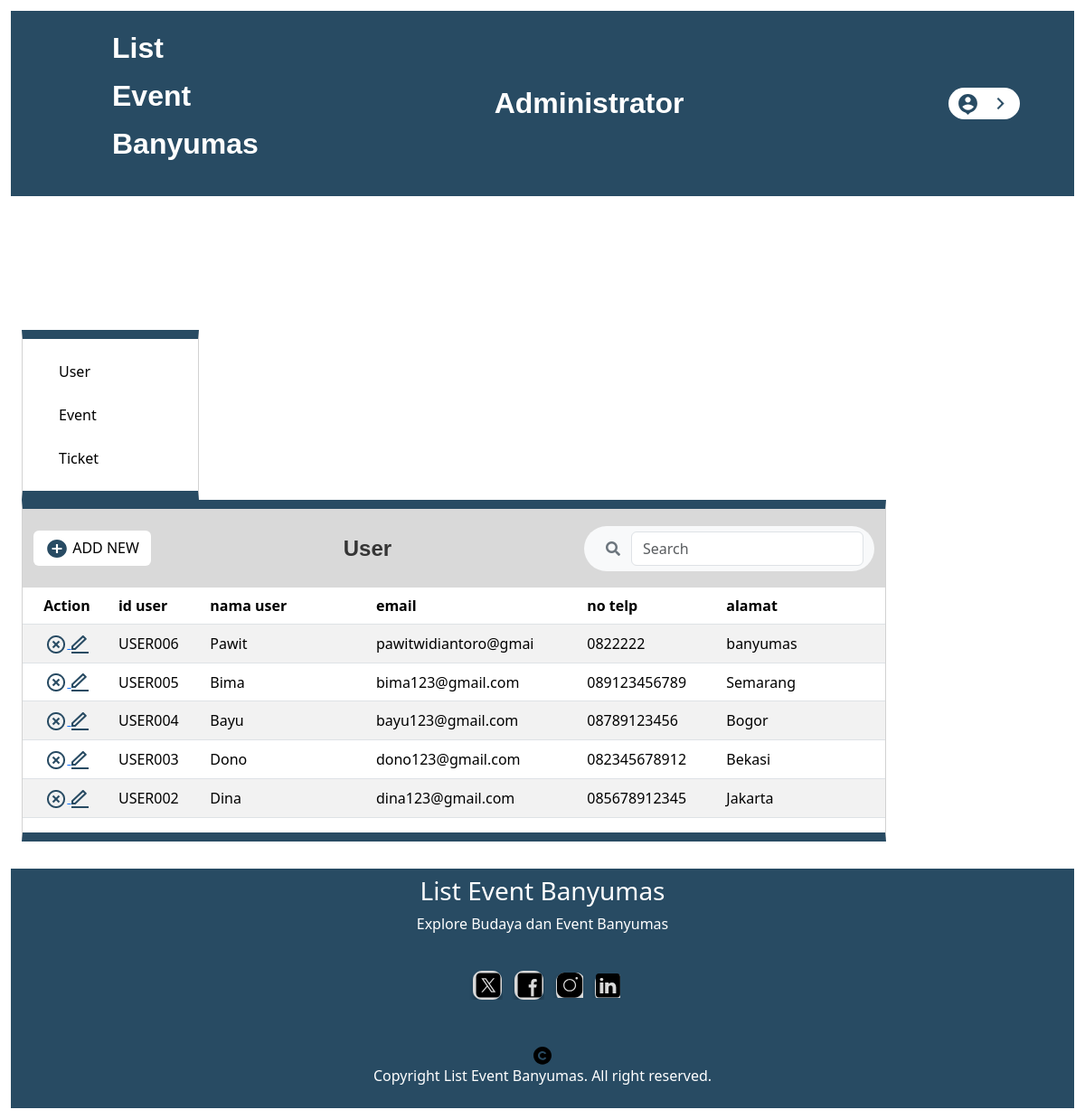
/admin_user.php (signed in), run on the app's committed database.
### tables this page shows
CREATE TABLE `user` (
  `id_user` varchar(8) NOT NULL,
  `nama_user` varchar(30) DEFAULT NULL,
  `email` varchar(20) DEFAULT NULL,
  `no_telp` varchar(15) DEFAULT NULL,
  `password` varchar(20) DEFAULT NULL,
  `alamat` varchar(30) DEFAULT NULL
);

### pungsi.php (called while the page is built, shortened)
<?php
$conn = mysqli_connect("localhost", "root", "", "db_list_event");
function query($query){
    global $conn;
    $result = mysqli_query($conn, $query);
    $rows = [];
    while($row = mysqli_fetch_assoc($result)){
        $rows[] = $row;
    }
    return $rows;
}
?>

### admin_user.php (the view, shortened to what this page needs)
<?php
require 'pungsi.php';
$user = query("SELECT * FROM user ORDER BY id_user DESC");
?>
<!DOCTYPE html>
<html>
<head>
  <link rel="stylesheet" href="https://cdnjs.cloudflare.com/ajax/libs/font-awesome/5.15.4/css/all.min.css">
  <link href="https://cdn.jsdelivr.net/npm/bootstrap@5.3.2/dist/css/bootstrap.min.css" rel="stylesheet">
  <link rel="stylesheet" href="admin_user.css" />
</head>
<body>
  <nav class="navbar custom-navbar navbar-expand-lg">
    <div class="container-fluid">
        <div class="navbar-brand custom-brand" style="margin-left: 100px;">
            <p>List</p>
            <p>Event</p>
            <p>Banyumas</p>
        </div>
        <div class="navbar-title text-center custom-title">
            Administrator
        </div>
        <div class="navbar-left ms-5">
        <a href = "logout.php">
            <button class="btn badge bg-white me-5" style="border-radius: 20px;">
                <img src="./img/account-pin-circle-fill-1-1.svg" class="me-2" width="25" height="25" alt="User Icon"/>
                <img src="img/arrow-right-s-line 2.png" width="25" height="25" alt="Arrow Icon"/>
            </button>
        </a>
        </div>
    </div>
</nav>
<div class="container-fluid mt-5">
  <div class="row">
    <div style="width: 220px;">
      <div class="card" style="border-radius: 0; border-top: 10px solid #284b63;border-bottom: 10px solid #284b63;margin-top: 100px;">
        <div class="card-body mx-4 my-2">
          <a href="admin_user.php" class="mb-4 d-block text-decoration-none text-black" >User</a>
          <a href="admin_event.php" class="mb-4 d-block text-decoration-none text-black" >Event</a>
          <a href="admin_tiket.php" class="d-block text-decoration-none text-black" >Ticket</a>
        </div>
      </div>
    </div>
    <div class="col-md-10">
      <div class="card" style="border-radius: 0;border-top: 10px solid #284b63;border-bottom: 10px solid #284b63;">
        <div class="card-body " style="margin: 0;padding: 0;">
          <nav class="navbar table-navbar " style="
          height: 87px; background-color: #D9D9D9;;">
          <div class="container">
            <div class="custom-button">
              <button class="btn" style="background-color: white;">
                <a href="tambah_user.php" class="text-decoration-none text-black">
                  <img src="img/add-circle-fill 1.svg"/>
                 ADD NEW
                </a>
              </button>
            </div>
            <div class="table-title">User</div>
            <div class="search">
              <form action="" method="POST">
                <span class="input-group-text border-0" style="border-radius: 30px;" id="search-addon">
                  <button id="queryButton" name="cari" type="submit" class="btn btn-outline-secondary" style="border: none;outline: none;" onclick="triggerSearch()">
                    <i class="fa fa-search"></i>
                  </button>
                  <input type="text" name="keyword" class="form-control rounded" placeholder="Search" aria-label="Search" aria-describedby="search-addon" />
                </span>
                </form>
            </div>
          </div>
          </nav>
          <div>
            <table class="table table-striped">
              <thead>
                <th style="width: 80px;" class="text-center">Action</th>
                <th style="width: 60px;">id user</th>
                <th style="width: 150px;">nama user</th>
                <th style="width: 150px;">email</th>
                <th style="width: 100px;">no telp</th>
                <th style="width: 150px;">alamat</th>
              </thead>
              <tbody class="align-middle">
                <?php foreach($user as $row):
                ?>
                <tr>
                  <td class="text-center">
                  <a href="delete_user.php?id=<?= $row["id_user"];?>"onclick="return confirm('Yakin ingin menghapus data?');">
                    <img src="./img/close-circle-line 1.png" alt="">
                  </a>
                    <a href="edit_user.php?id=<?= $row["id_user"];?>">
                      <img src="./img/write.svg" alt="">
                    </a>
                  </td>
                  <td><?=$row["id_user"];?></td>
                  <td><?=$row["nama_user"];?></td>
                  <td><?=$row["email"];?></td>
                  <td><?=$row["no_telp"];?></td>
                  <td><?=$row["alamat"];?></td>
                </tr>
                <?php endforeach; ?>
              </tbody>
            </table>
          </div>
        </div>
      </div>
    </div>
  </div>
</div>
  <footer class="align-items-center" style="background-color: #284b63; color: white; text-align: center;padding: 8px;margin-top: 30px;">
    <h3>List Event Banyumas</h3>
    <p>Explore Budaya dan Event Banyumas</p><br>
    <img src="./img/icons8-twitter-1.svg" alt="" style="background-image: url(./img/rectangle-30.svg);margin-left: 5px;padding-left: 5px;">
    <img src="./img/icons8-facebook-1.svg" alt="" style="background-image: url(./img/rectangle-30.svg);margin-left: 5px;padding-left: 5px;">
    <img src="./img/vector-14.svg" alt="" style="background-image: url(./img/rectangle-30.svg);margin-left: 5px;padding-left: 5px;">
    <img src="./img/vector-16.svg" alt="" style="background-image: url(./img/rectangle-30.svg);margin-left: 5px;padding-left: 5px;">
    <br><br><br>
    <img src="./img/vector-15.svg" alt="">
    <p>Copyright List Event Banyumas. All right reserved.</p>
  </footer>
</body>
</html>

### admin_user.css (style rules this page uses)
body { margin: 1%; }
.custom-navbar { height: 205px; background-color: #284b63; }
.custom-brand { font-family: "Jost-Bold", Helvetica; font-weight: 700; color: #ffffff; font-size: 32px; letter-spacing: 0; line-height: normal; }
.navbar-title { font-family: "Jost-Bold", Helvetica; font-weight: 700; color: #ffffff; font-size: 32px; letter-spacing: 0; line-height: normal; }
.table-title { font-family: "Poppins-Bold", Helvetica; font-weight: 700; color: #353535; font-size: 24px; letter-spacing: 0; line-height: normal; }
.text-black { color: black; }
.text-decoration-none { text-decoration: none !important; }

### data on the page
user: id_user "USER006", nama_user "Pawit", email "pawitwidiantoro@gmai", no_telp "0822222", alamat "banyumas"
user: id_user "USER005", nama_user "Bima", email "bima123@gmail.com", no_telp "089123456789", alamat "Semarang"
user: id_user "USER004", nama_user "Bayu", email "bayu123@gmail.com", no_telp "08789123456", alamat "Bogor"
user: id_user "USER003", nama_user "Dono", email "dono123@gmail.com", no_telp "082345678912", alamat "Bekasi"
user: id_user "USER002", nama_user "Dina", email "dina123@gmail.com", no_telp "085678912345", alamat "Jakarta"
